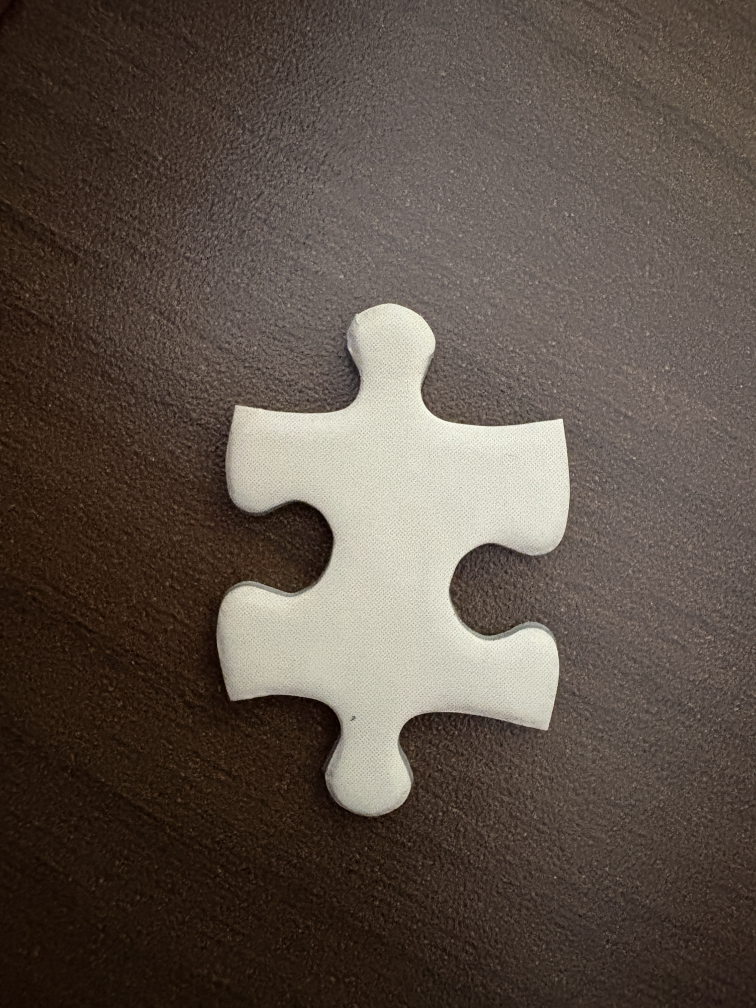
#> input picture pieces/piece_072.jpg, 3024 x 4032 px (shown at 1/4 size); its folder holds 6 pictures in this run
$ python label_sides.py
#> lines starting #> are read from the running program, lines starting #| are printed output that depends on the picture; after the words box and inside, x2 and y2 are one past the last pixel; in counts of white or black regions, pixels touching at a corner belong together
### solver.py
import cv2
import numpy as np
import os
import glob
from scipy.spatial.distance import cdist

def get_four_corners(contour):
    rect = cv2.minAreaRect(contour)
    box = cv2.boxPoints(rect)
    box = np.int32(box)

    indices = []
    for p in box:
        diff = contour[:, 0, :] - p
        dist = np.sum(diff**2, axis=1)
        closest_idx = np.argmin(dist)
        indices.append(closest_idx)

    indices = sorted(indices)
    ordered_corners = [contour[i][0] for i in indices]
    return np.array(ordered_corners), indices

def extract_side(contour, start_idx, end_idx):
    if end_idx < start_idx:
        side = np.vstack((contour[start_idx:], contour[:end_idx+1]))
    else:
        side = contour[start_idx:end_idx+1]
    return side[:, 0, :]

def normalize_side(side, num_points=50):
    diffs = side[1:] - side[:-1]
    dists = np.sqrt(np.sum(diffs**2, axis=1))
    cum_dist = np.insert(np.cumsum(dists), 0, 0)
    total_dist = cum_dist[-1]

    if total_dist == 0:
        return np.zeros((num_points, 2))

    x = side[:, 0]
    y = side[:, 1]

    new_dists = np.linspace(0, total_dist, num_points)
    new_x = np.interp(new_dists, cum_dist, x)
    new_y = np.interp(new_dists, cum_dist, y)

    resampled = np.column_stack((new_x, new_y))

    start = resampled[0]
    end = resampled[-1]

    resampled -= start

    dx = end[0] - start[0]
    dy = end[1] - start[1]
    angle = np.arctan2(dy, dx)

    c, s = np.cos(-angle), np.sin(-angle)
    R = np.array([[c, -s], [s, c]])

    rotated = np.dot(resampled, R.T)

    scale = 1.0 / np.sqrt(dx**2 + dy**2)
    normalized = rotated * scale

    return normalized

def is_flat(norm_side, threshold=0.05):
    # Check max deviation from y=0
    max_dev = np.max(np.abs(norm_side[:, 1]))
    return max_dev < threshold

def process_piece(filename, img):
    gray = cv2.cvtColor(img, cv2.COLOR_BGR2GRAY)
    _, thresh = cv2.threshold(gray, 0, 255, cv2.THRESH_BINARY + cv2.THRESH_OTSU)
    contours, _ = cv2.findContours(thresh, cv2.RETR_EXTERNAL, cv2.CHAIN_APPROX_SIMPLE)

    if not contours:
        return None

    cnt = max(contours, key=cv2.contourArea)
    corners, corner_indices = get_four_corners(cnt)

    sides = []
    for i in range(4):
        start = corner_indices[i]
        end = corner_indices[(i+1)%4]
        raw_side = extract_side(cnt, start, end)
        norm_side = normalize_side(raw_side)
        sides.append({
            "raw": raw_side,
            "norm": norm_side,
            "side_idx": i,
            "is_flat": is_flat(norm_side)
        })

    return {
        "filename": filename,
        "sides": sides,
        "img": img # Keep image for visualization
    }

# [91 lines left out: function main, not called in this run]

# [2 lines that do not run on import are left out]

### label_sides.py
import cv2
import numpy as np
import solver
import os

def label_sides(filename):
    img = cv2.imread(os.path.join("pieces", filename))
    if img is None:
        print(f"Could not read {filename}")
        return

    res = solver.process_piece(filename, img)
    if not res:
        print(f"Could not process {filename}")
        return

    # Draw corners and side numbers
    corners = res['sides']
    for i, side in enumerate(corners):
        # Get midpoint of the side for labeling
        raw_side = side['raw']
        mid_idx = len(raw_side) // 2
        mid_pt = raw_side[mid_idx]

        # Draw side number
        cv2.putText(img, str(i), (int(mid_pt[0]), int(mid_pt[1])),
                    cv2.FONT_HERSHEY_SIMPLEX, 5, (0, 0, 255), 5)

        # Draw start point of side
        start_pt = raw_side[0]
        cv2.circle(img, (int(start_pt[0]), int(start_pt[1])), 20, (255, 0, 0), -1)

    output_filename = f"labeled_{filename}"
    cv2.imwrite(output_filename, img)
    print(f"Saved {output_filename}")

if __name__ == "__main__":
    label_sides("piece_072.jpg")
#> in label_sides, img is the input picture: shape (4032, 3024, 3); mean B, G, R 70.6, 79.8, 91.3
#> in process_piece, `_, thresh = cv2.threshold(gray, 0, 255, cv2.THRESH_BINARY + cv2.THRESH..`:
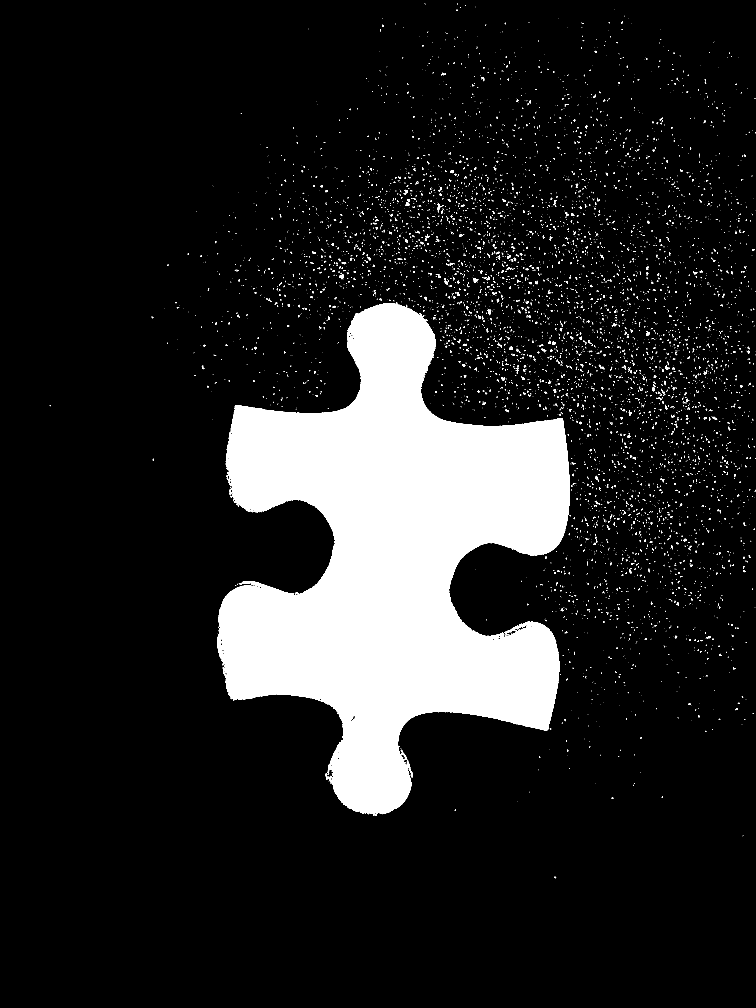
#> thresh: shape (4032, 3024) (shown at 1/4 size); 13.2% white; 7061 white regions (6169 under 20 px)
#> in process_piece, `contours, _ = cv2.findContours(thresh, cv2.RETR_EXTERNAL, cv2.CHAIN_AP..`: contours = 7058 contours, 6662 with area under 20; largest, box (x1, y1, x2, y2) and area: (868, 1210, 2280, 3263) 1541280, (1357, 1098, 1374, 1117) 162, (1303, 3092, 1326, 3120) 145, (907, 1901, 925, 1945) 138, (2609, 1537, 2622, 1565) 138
#> in process_piece, `cnt = max(contours, key=cv2.contourArea)`: cnt = contour of 5020 points, box (x1, y1, x2, y2) (868, 1210, 2280, 3263), area 1541280
#> in get_four_corners, `rect = cv2.minAreaRect(contour)`: rect = ((1575, 2237.5), (2053.6, 1381.2), -87.16)
#> in get_four_corners, `box = cv2.boxPoints(rect)`: box = [[2213.9, 3297.3], [834.4, 3228.8], [936.1, 1177.7], [2315.6, 1246.1]]
#> in get_four_corners, `box = np.int32(box)`: box = [[2213, 3297], [834, 3228], [936, 1177], [2315, 1246]]
#> the loop in get_four_corners, `for p in box:` made 4 passes
#> (p, closest_idx) on passes 1 to 4: ([2213, 3297], 3359), ([834, 3228], 1947), ([936, 1177], 510), ([2315, 1246], 4469)
#> after the loop in get_four_corners, `for p in box:`: indices = [3359, 1947, 510, 4469]
#> in get_four_corners, `indices = sorted(indices)`: indices = [510, 1947, 3359, 4469]
#> in get_four_corners, `ordered_corners = [contour[i][0] for i in indices]`: ordered_corners = [[943, 1620], [938, 2799], [2186, 2921], [2248, 1674]]
#> in process_piece, `corners, corner_indices = get_four_corners(cnt)`: corners has the same summary as ordered_corners in get_four_corners; corner_indices = [510, 1947, 3359, 4469]
#> the loop in process_piece, `for i in range(4):` made 4 passes
#> (total_dist in normalize_side, dx in normalize_side, dy in normalize_side, angle in normalize_side, c in normalize_side, s in normalize_side) on passes 1 to 4: (2903.9, -5, 1179, 1.58, -0.00424, -1), (2922.6, 1248, 122, 0.0974, 0.995, -0.0973), (2585.6, 62, -1247, -1.52, 0.0497, 0.999), (2473.3, -1305, -54, -3.1, -0.999, 0.0413)
#> after the loop in process_piece, `for i in range(4):`: sides = 4 items
#> in label_sides, `res = solver.process_piece(filename, img)`: res = 3 items
#> in label_sides, `corners = res['sides']`: corners = 4 items
#> the loop in label_sides, `for i, side in enumerate(corners):` made 4 passes
#> (mid_idx, mid_pt, start_pt) on passes 1 to 4: (719, [1316, 2261], [943, 1620]), (706, [1512, 3250], [938, 2799]), (555, [1858, 2495], [2186, 2921]), (531, [1614, 1226], [2248, 1674])
    label_sides("piece_036.jpg")
#> call 2 of label_sides, with filename = 'piece_036.jpg'
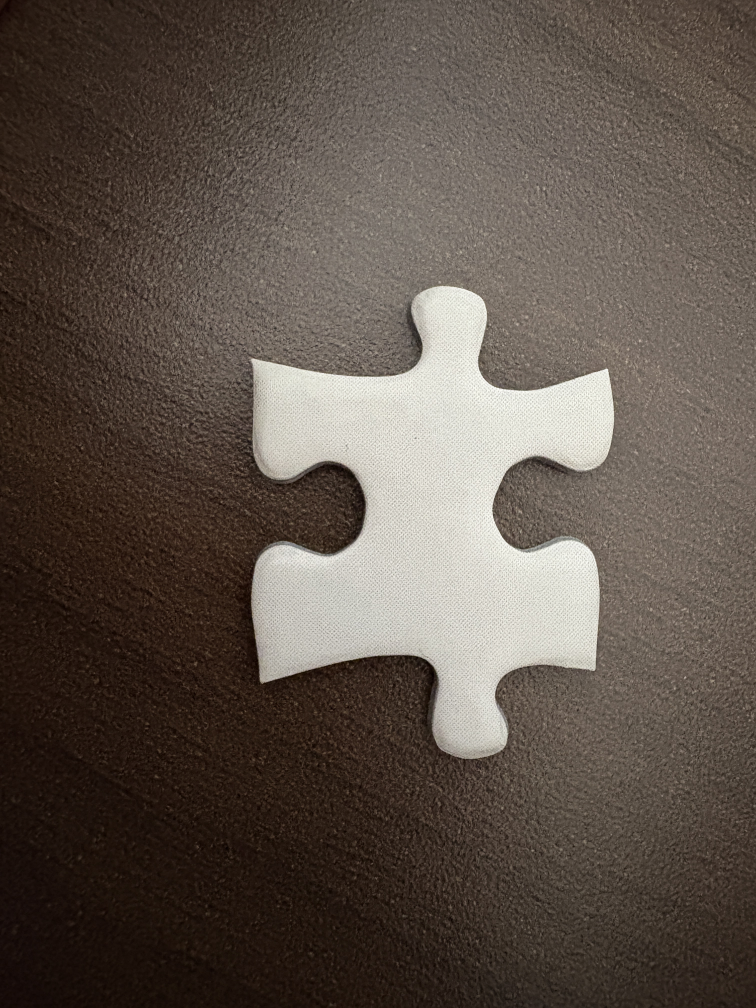
#> input picture pieces/piece_036.jpg, 3024 x 4032 px (shown at 1/4 size)
#> in label_sides, img is the input picture: shape (4032, 3024, 3); mean B, G, R 73.9, 82.5, 93.3
#> call 2 of process_piece, with filename = 'piece_036.jpg'
#> in process_piece (call 2), `_, thresh = cv2.threshold(gray, 0, 255, cv2.THRESH_BINARY + cv2.THRESH..`:
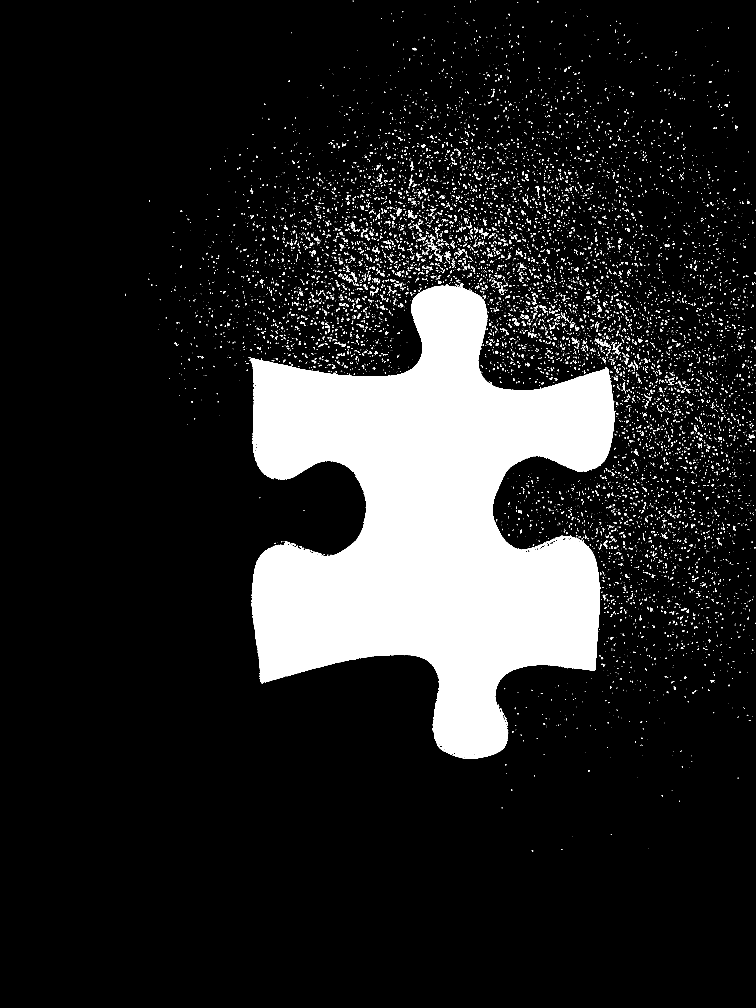
#> thresh: shape (4032, 3024) (shown at 1/4 size); 13.7% white; 11307 white regions (9266 under 20 px)
#> in process_piece (call 2), `contours, _ = cv2.findContours(thresh, cv2.RETR_EXTERNAL, cv2.CHAIN_AP..`: contours = 11307 contours, 10253 with area under 20; largest, box (x1, y1, x2, y2) and area: (1000, 1136, 2457, 3036) 1527346, (2450, 1375, 2475, 1414) 264, (1782, 1004, 1803, 1039) 240, (1586, 831, 1605, 866) 224, (1633, 840, 1653, 871) 215
#> in process_piece (call 2), `cnt = max(contours, key=cv2.contourArea)`: cnt = contour of 4518 points, box (x1, y1, x2, y2) (1000, 1136, 2457, 3036), area 1527346
#> the loop in get_four_corners (call 2), `for p in box:` made 4 passes
#> (p, closest_idx) on passes 1 to 4: ([1008, 3039], 1707), ([998, 1140], 525), ([2453, 1132], 4007), ([2463, 3031], 2896)
#> in process_piece (call 2), `corners, corner_indices = get_four_corners(cnt)`: corners = [[1008, 1432], [1044, 2729], [2375, 2683], [2425, 1468]]; corner_indices = [525, 1707, 2896, 4007]
#> the loop in process_piece (call 2), `for i in range(4):` made 4 passes
#> (total_dist in normalize_side, dx in normalize_side, dy in normalize_side, angle in normalize_side, c in normalize_side, s in normalize_side) on passes 1 to 4: (2581.6, 36, 1297, 1.54, 0.0277, -1), (2515.9, 1331, -46, -0.0345, 0.999, 0.0345), (2557.5, 50, -1215, -1.53, 0.0411, 0.999), (2419.6, -1417, -36, -3.12, -1, 0.0254)
#> the loop in label_sides (call 2), `for i, side in enumerate(corners):` made 4 passes
#> (mid_idx, mid_pt, start_pt) on passes 1 to 4: (591, [1459, 2073], [1008, 1432]), (595, [1786, 3008], [1044, 2729]), (556, [2006, 2142], [2375, 2683]), (518, [1774, 1144], [2425, 1468])
